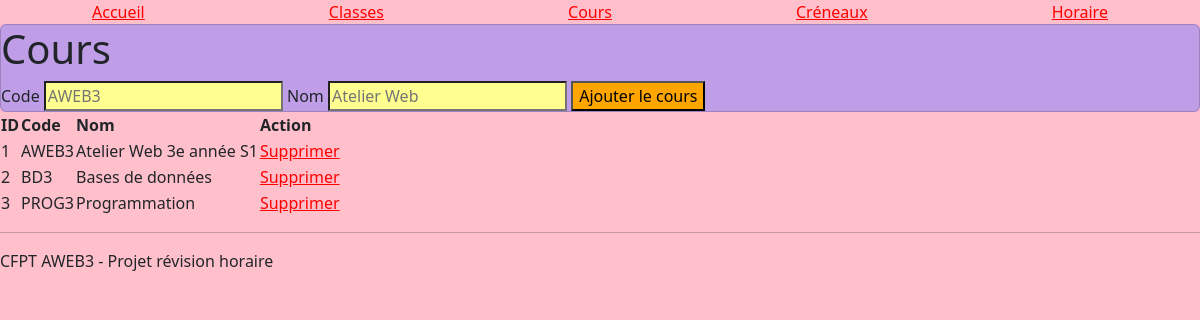
The app's page /pages/cours.php with its own data.
### tables this page shows
CREATE TABLE cours (
    id INT AUTO_INCREMENT PRIMARY KEY,
    code VARCHAR(20) NOT NULL,
    nom VARCHAR(120) NOT NULL
);

### functions/cours.php (called while the page is built, shortened)
<?php
function getCourses(PDO $db): array
{
    $stmt = $db->query("SELECT * FROM cours ORDER BY code ASC");
    return $stmt->fetchAll();
}

### pages/cours.php (the view, shortened to what this page needs)
<?php
require_once __DIR__ . '/../connexion/db.php';
require_once __DIR__ . '/../functions/cours.php';
$db = getDb();
$cours = getCourses($db);
include __DIR__ . '/../includes/header.php';
?>
<div class="card">
    <h1>Cours</h1>
    <form method="post">
        <label for="code">Code</label>
        <input id="code" name="code" placeholder="AWEB3" required>
        <label for="nom">Nom</label>
        <input id="nom" name="nom" placeholder="Atelier Web" required>
        <button type="submit">Ajouter le cours</button>
    </form>
</div>
<table>
    <tr><th>ID</th><th>Code</th><th>Nom</th><th>Action</th></tr>
    <?php foreach ($cours as $course): ?>
        <tr>
            <td><?= (int) $course['id'] ?></td>
            <td><?= htmlspecialchars($course['code']) ?></td>
            <td><?= htmlspecialchars($course['nom']) ?></td>
            <td><a href="?delete=<?= (int) $course['id'] ?>" onclick="return confirm('Supprimer ce cours ?')">Supprimer</a></td>
        </tr>
    <?php endforeach; ?>
</table>
<?php include __DIR__ . '/../includes/footer.php'; ?>

### style.css (style rules this page uses)
.card { background-color: #bf9ee7; }
input { background-color: rgb(255, 255, 143); }
button { color: black; background-color: orange; }
a { color: red; }

### records on screen
cours: id "1", code "AWEB3", nom "Atelier Web 3e année S1"
cours: id "2", code "BD3", nom "Bases de données"
cours: id "3", code "PROG3", nom "Programmation"
